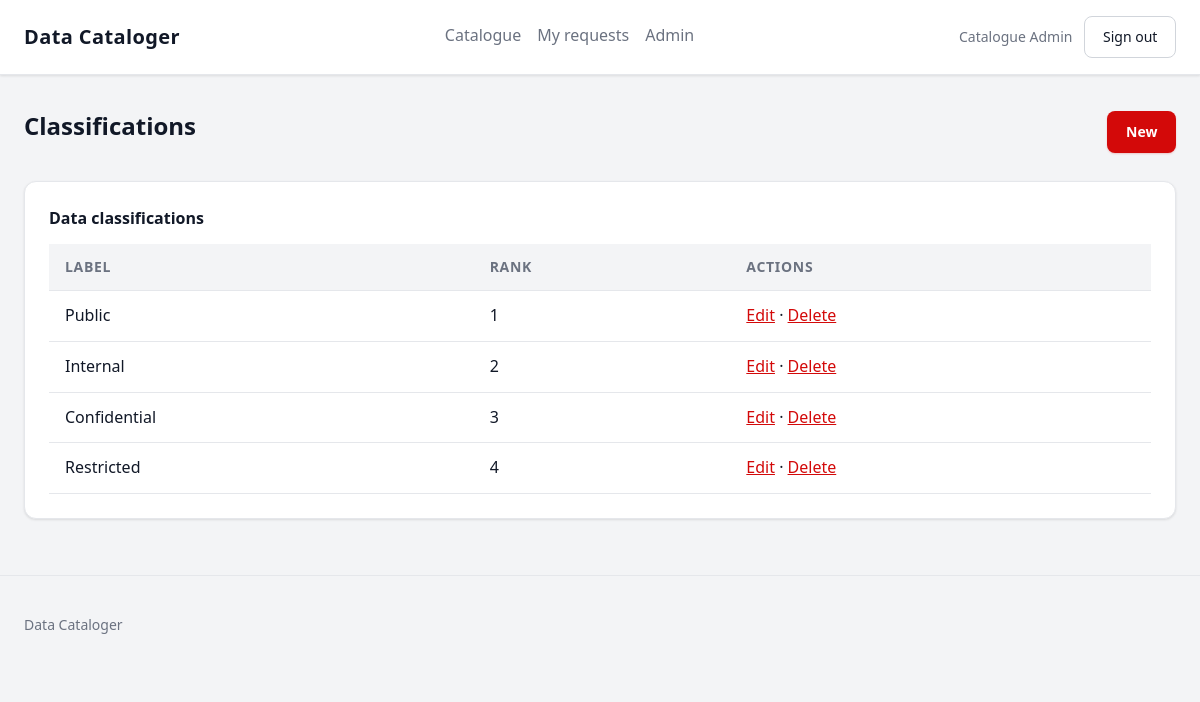
Page /admin/classifications (signed in) on the committed database.
### app/models/user.py (models this page shows, shortened)
class User(UserMixin, db.Model):
    __tablename__ = "users"
    id = db.Column(db.Uuid, primary_key=True, default=uuid.uuid4)
    email = db.Column(db.String(255), unique=True, nullable=False)
    full_name = db.Column(db.String(255), nullable=False)
    password_hash = db.Column(db.Text, nullable=False)
    role = db.Column(db.Enum(UserRole, name="user_role"), nullable=False, default=UserRole.viewer)
    is_active = db.Column(db.Boolean, nullable=False, default=True)
    created_at = db.Column(
        db.DateTime(timezone=True), nullable=False, default=lambda: datetime.now(timezone.utc)
    )

### app/models/classification.py (models this page shows)
class Classification(db.Model):
    __tablename__ = "classifications"
    id = db.Column(db.Integer, primary_key=True)
    label = db.Column(db.String(100), unique=True, nullable=False)
    rank = db.Column(db.Integer, unique=True, nullable=False)
    description = db.Column(db.Text)

### app/admin/routes.py (the view)
@admin_bp.route("/classifications")
@role_required(UserRole.admin)
def classifications():
    rows = Classification.query.order_by(Classification.rank).all()
    return render_template(
        "admin/classifications/list.html",
        title="Classifications",
        classifications=rows,
    )

### app/templates/admin/classifications/list.html
{% extends 'base.html' %}
{% block content %}
<section>
  <div class="page-header"><h1>Classifications</h1><a class="btn btn-primary" href="{{ url_for('admin.classification_create') }}">New</a></div>
  <div class="table-wrap card">
    <table class="data-table">
      <caption>Data classifications</caption>
      <thead><tr><th scope="col">Label</th><th scope="col">Rank</th><th scope="col">Actions</th></tr></thead>
      <tbody>
        {% for item in classifications %}
        <tr>
          <td>{{ item.label }}</td><td>{{ item.rank }}</td>
          <td><a href="{{ url_for('admin.classification_edit', item_id=item.id) }}">Edit</a> · <a href="{{ url_for('admin.classification_delete', item_id=item.id) }}">Delete</a></td>
        </tr>
        {% endfor %}
      </tbody>
    </table>
  </div>
</section>
{% endblock %}

### app/templates/base.html (shortened to what this page needs)
<!doctype html>
<html lang="en">
<head>
  <link rel="stylesheet" href="{{ url_for('static', filename='css/main.css') }}">
</head>
<body>
  <header class="site-header">
    <div class="container header-inner">
      <a class="brand" href="{{ url_for('index') }}">Data Cataloger</a>
      {% if current_user.is_authenticated %}
      <nav class="site-nav" aria-label="Primary">
        <a href="{{ url_for('catalogue.list_datasets') }}">Catalogue</a>
        <a href="{{ url_for('catalogue.my_requests') }}">My requests</a>
        {% if current_user.role.value == 'admin' %}
        <a href="{{ url_for('admin.dashboard') }}">Admin</a>
        {% endif %}
      </nav>
      <div class="session">
        <span class="session-user">{{ current_user.full_name }}</span>
        <form method="post" action="{{ url_for('auth.logout') }}" class="inline-form">
          <button type="submit" class="btn btn-secondary">Sign out</button>
        </form>
      </div>
      {% endif %}
    </div>
  </header>
  <main id="main-content" class="container main-content">
    {% block content %}{% endblock %}
  </main>
  <footer class="site-footer">
    <div class="container">
      <p>Data Cataloger</p>
    </div>
  </footer>
</body>
</html>

### app/static/css/main.css (style rules this page uses)
:root { --color-bg: #f3f4f6; --color-surface: #ffffff; --color-text: #111827; --color-muted: #6b7280; --color-border: #e5e7eb; --color-border-strong: #d1d5db; --color-accent: #d30909; --color-accent-hover: #a80707; --color-success: #16a34a; --color-error: #d30909; --space-1: 0.25rem; --space-2: 0.5rem; --space-3: 0.75rem; --space-4: 1rem; --space-5: 1.5rem; --space-6: 2rem; --radius: 0.5rem; --radius-lg: 0.75rem; --max-width: 72rem; --font: system-ui, -apple-system, "Segoe UI", Roboto, sans-serif; --text-sm: 0.875rem; --text-base: 1rem; --text-lg: 1.25rem; --text-xl: 1.5rem; --shadow-sm: 0 1px 3px rgba(0, 0, 0, 0.07), 0 1px 2px rgba(0, 0, 0, 0.04); --shadow-md: 0 4px 12px rgba(0, 0, 0, 0.08), 0 2px 4px rgba(0, 0, 0, 0.04); --transition: 150ms ease; }
* { box-sizing: border-box; }
body { margin: 0; font-family: var(--font); font-size: var(--text-base); line-height: 1.6; color: var(--color-text); background: var(--color-bg); }
a { color: var(--color-accent); transition: color var(--transition); }
.container { width: min(100% - 2rem, var(--max-width)); margin-inline: auto; }
.site-header { background: var(--color-surface); border-bottom: 1px solid var(--color-border); box-shadow: var(--shadow-sm); position: sticky; top: 0; z-index: 100; }
.header-inner { display: flex; flex-wrap: wrap; gap: var(--space-3); align-items: center; justify-content: space-between; padding: var(--space-4) 0; }
.brand { font-weight: 700; font-size: var(--text-lg); text-decoration: none; color: var(--color-text); letter-spacing: 0.02em; transition: color var(--transition); }
.site-nav { display: flex; gap: var(--space-4); flex-wrap: wrap; }
.site-nav a { text-decoration: none; color: var(--color-muted); font-weight: 500; padding: var(--space-1) 0; border-bottom: 2px solid transparent; transition: color var(--transition), border-color var(--transition); }
.session { display: flex; gap: var(--space-3); align-items: center; flex-wrap: wrap; }
.session-user { color: var(--color-muted); font-size: var(--text-sm); font-weight: 500; }
.main-content { padding: var(--space-6) 0; }
.site-footer { border-top: 1px solid var(--color-border); padding: var(--space-5) 0; color: var(--color-muted); font-size: var(--text-sm); }
.card { background: var(--color-surface); border: 1px solid var(--color-border); border-radius: var(--radius-lg); padding: var(--space-5); margin-bottom: var(--space-5); box-shadow: var(--shadow-sm); }
.page-header { display: flex; justify-content: space-between; align-items: center; gap: var(--space-4); flex-wrap: wrap; margin-bottom: var(--space-5); }
h1 { font-size: var(--text-xl); margin: 0 0 var(--space-3); font-weight: 700; }
.btn { display: inline-flex; align-items: center; gap: var(--space-2); border: 1px solid transparent; border-radius: var(--radius); padding: 0.55rem 1.1rem; font: inherit; font-size: var(--text-sm); font-weight: 500; cursor: pointer; text-decoration: none; transition: background var(--transition), color var(--transition), box-shadow var(--transition), border-color var(--transition); white-space: nowrap; }
.btn-primary { background: var(--color-accent); color: var(--color-surface); font-weight: 600; box-shadow: 0 1px 2px rgba(211, 9, 9, 0.2); }
.btn-secondary { background: var(--color-surface); border-color: var(--color-border-strong); color: var(--color-text); }
.inline-form { display: inline; }
.table-wrap { overflow-x: auto; }
.data-table { width: 100%; border-collapse: collapse; }
.data-table caption { text-align: left; font-weight: 600; margin-bottom: var(--space-3); color: var(--color-text); }
.data-table th, .data-table td { padding: var(--space-3) var(--space-4); border-bottom: 1px solid var(--color-border); text-align: left; vertical-align: middle; }
.data-table th { background: var(--color-bg); color: var(--color-muted); font-size: var(--text-sm); font-weight: 600; text-transform: uppercase; letter-spacing: 0.05em; }
.data-table tbody tr { transition: background var(--transition); }

### rows in the picture
User: full_name "Catalogue Admin"
Classification: label "Public", rank "1"
Classification: label "Internal", rank "2"
Classification: label "Confidential", rank "3"
Classification: label "Restricted", rank "4"
